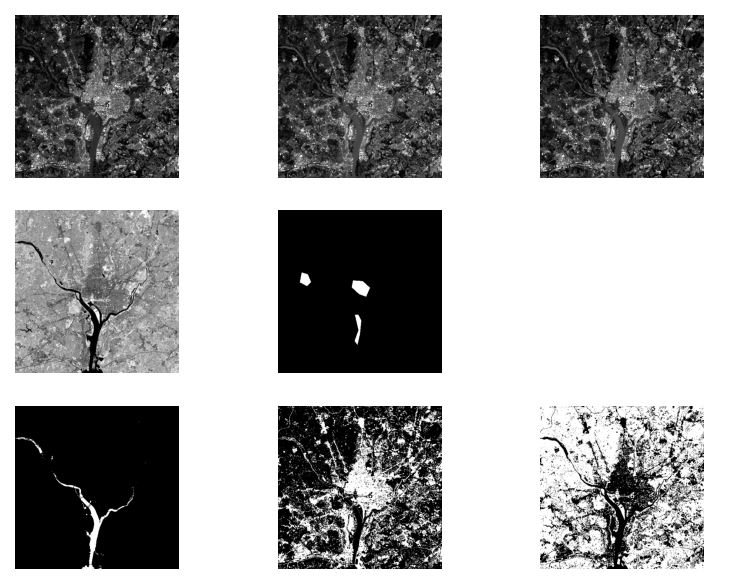

Python code for this plot:
from __future__ import annotations

import os
import numpy as np
import matplotlib.pyplot as plt
from PIL import Image

from libDIPUM.imstack2vectors import imstack2vectors
from libDIPUM.covmatrix import covmatrix
from libDIPUM.bayesgauss import bayesgauss
from libDIPUM.data_path import dip_data

print("Running Figure1321 (Bayes classification of remote data)...")

def _imread_gray(path: str) -> np.ndarray:
    arr = np.asarray(Image.open(path))
    if arr.ndim == 3:
        arr = arr[..., 0]
    return arr


# Read masks
B1 = _imread_gray(dip_data('WashingtonDC-mask-water-512.tif'))
B2 = _imread_gray(dip_data('WashingtonDC-mask-urban-512.tif'))
B3 = _imread_gray(dip_data('WashingtonDC-mask-vegetation-512.tif'))

# Read multispectral images
f1 = _imread_gray(dip_data('WashingtonDC-Band1-Blue-512.tif'))
f2 = _imread_gray(dip_data('WashingtonDC-Band2-Green-512.tif'))
f3 = _imread_gray(dip_data('WashingtonDC-Band3-Red-512.tif'))
f4 = _imread_gray(dip_data('WashingtonDC-Band4-NearInfrared-512.tif'))

# Stack images
stack = np.dstack((f1, f2, f3, f4))

# Extract pattern vectors in mask regions
X1, R1 = imstack2vectors(stack, B1)
X2, R2 = imstack2vectors(stack, B2)
X3, R3 = imstack2vectors(stack, B3)

# Training patterns (odd rows in MATLAB -> Python step 2 from index 0)
T1 = X1[0::2, :]
T2 = X2[0::2, :]
T3 = X3[0::2, :]

# Mean vectors and covariance matrices
C1, m1 = covmatrix(T1)
C2, m2 = covmatrix(T2)
C3, m3 = covmatrix(T3)

# Arrays for bayesgauss
CA = np.dstack((C1, C2, C3))
MA = np.hstack((m1, m2, m3)).T

# Classify training set
dT1 = bayesgauss(T1, CA, MA)
dT2 = bayesgauss(T2, CA, MA)
dT3 = bayesgauss(T3, CA, MA)

# Training counts
Class1_to_1_T = int(np.sum(dT1 == 1))
Class1_to_2_T = int(np.sum(dT1 == 2))
Class1_to_3_T = int(np.sum(dT1 == 3))
Class2_to_1_T = int(np.sum(dT2 == 1))
Class2_to_2_T = int(np.sum(dT2 == 2))
Class2_to_3_T = int(np.sum(dT2 == 3))
Class3_to_1_T = int(np.sum(dT3 == 1))
Class3_to_2_T = int(np.sum(dT3 == 2))
Class3_to_3_T = int(np.sum(dT3 == 3))

# Independent data (even rows in MATLAB -> Python step 2 from index 1)
I1 = X1[1::2, :]
I2 = X2[1::2, :]
I3 = X3[1::2, :]

# Classify testing set
dI1 = bayesgauss(I1, CA, MA)
dI2 = bayesgauss(I2, CA, MA)
dI3 = bayesgauss(I3, CA, MA)

# Testing counts
Class1_to_1 = int(np.sum(dI1 == 1))
Class1_to_2 = int(np.sum(dI1 == 2))
Class1_to_3 = int(np.sum(dI1 == 3))
Class2_to_1 = int(np.sum(dI2 == 1))
Class2_to_2 = int(np.sum(dI2 == 2))
Class2_to_3 = int(np.sum(dI2 == 3))
Class3_to_1 = int(np.sum(dI3 == 1))
Class3_to_2 = int(np.sum(dI3 == 2))
Class3_to_3 = int(np.sum(dI3 == 3))

print("Training confusion-like counts:")
print(f"Class1 -> [1,2,3] = [{Class1_to_1_T}, {Class1_to_2_T}, {Class1_to_3_T}]")
print(f"Class2 -> [1,2,3] = [{Class2_to_1_T}, {Class2_to_2_T}, {Class2_to_3_T}]")
print(f"Class3 -> [1,2,3] = [{Class3_to_1_T}, {Class3_to_2_T}, {Class3_to_3_T}]")
print("Testing confusion-like counts:")
print(f"Class1 -> [1,2,3] = [{Class1_to_1}, {Class1_to_2}, {Class1_to_3}]")
print(f"Class2 -> [1,2,3] = [{Class2_to_1}, {Class2_to_2}, {Class2_to_3}]")
print(f"Class3 -> [1,2,3] = [{Class3_to_1}, {Class3_to_2}, {Class3_to_3}]")

# Classify all pixels in whole image region
B = np.ones_like(f1)
X, R = imstack2vectors(stack, B)
dAll = bayesgauss(X, CA, MA)

# Rebuild class images using MATLAB/Fortran linear indexing order.
M, N = f1.shape
class1_vec = np.zeros(M * N, dtype=np.uint8)
class2_vec = np.zeros(M * N, dtype=np.uint8)
class3_vec = np.zeros(M * N, dtype=np.uint8)

class1_vec[np.where(dAll == 1)[0]] = 1
class2_vec[np.where(dAll == 2)[0]] = 1
class3_vec[np.where(dAll == 3)[0]] = 1

class1 = np.reshape(class1_vec, (M, N), order="F")
class2 = np.reshape(class2_vec, (M, N), order="F")
class3 = np.reshape(class3_vec, (M, N), order="F")

# Display
fig = plt.figure(1)

plt.subplot(3, 3, 1)
plt.imshow(f1, cmap="gray")
plt.axis("off")

plt.subplot(3, 3, 2)
plt.imshow(f2, cmap="gray")
plt.axis("off")

plt.subplot(3, 3, 3)
plt.imshow(f3, cmap="gray")
plt.axis("off")

plt.subplot(3, 3, 4)
plt.imshow(f4, cmap="gray")
plt.axis("off")

plt.subplot(3, 3, 5)
plt.imshow((B1 != 0) | (B2 != 0) | (B3 != 0), cmap="gray")
plt.axis("off")

plt.subplot(3, 3, 6)
plt.axis("off")

plt.subplot(3, 3, 7)
plt.imshow(class1, cmap="gray")
plt.axis("off")

plt.subplot(3, 3, 8)
plt.imshow(class2, cmap="gray")
plt.axis("off")

plt.subplot(3, 3, 9)
plt.imshow(class3, cmap="gray")
plt.axis("off")

out_path = os.path.join(os.path.dirname(__file__), "Figure1321.png")
fig.savefig(out_path, dpi=150, bbox_inches="tight")
print(f"Saved {out_path}")

plt.show()
